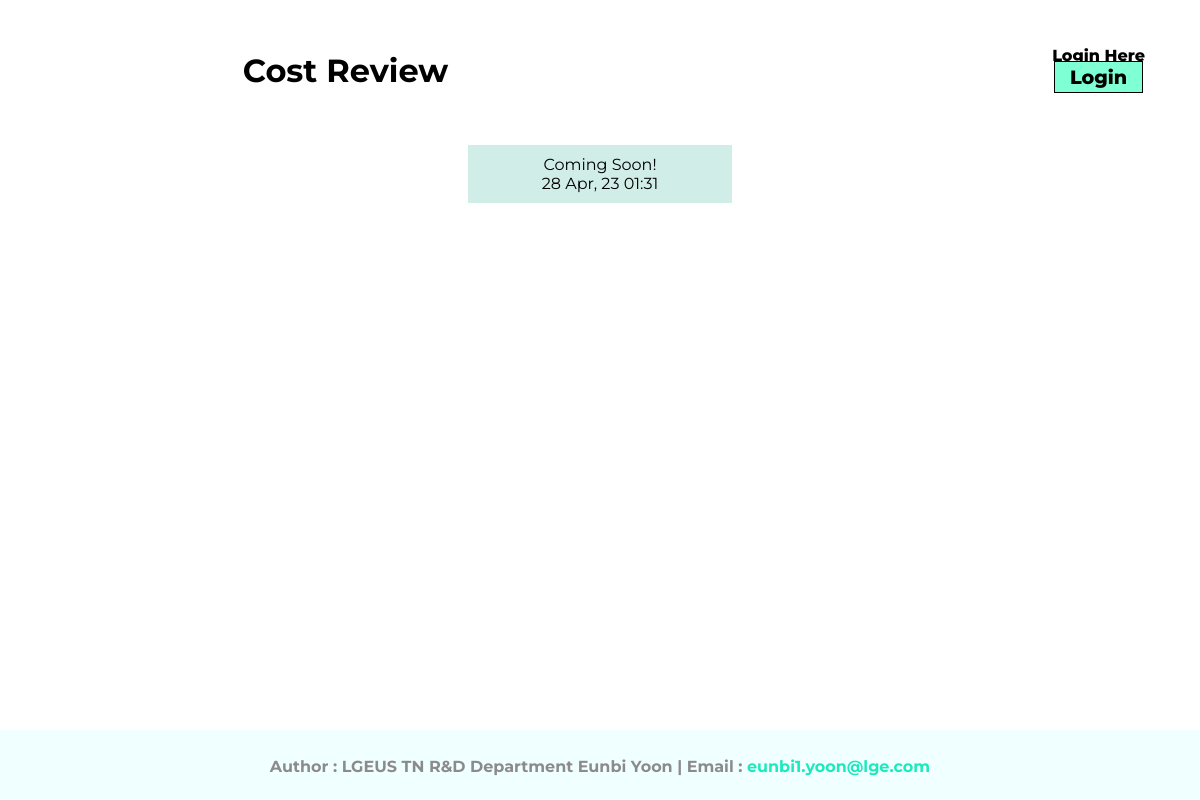
Page /cost-review/ on the committed database.
### report/models.py (models this page shows, shortened)
class Category(models.Model):
    title=models.CharField(max_length=255)
    slug=models.SlugField()
    class Meta:
        verbose_name_plural='  1) Categories'

class Post(models.Model):
    category=models.ForeignKey(Category, related_name='post_model', on_delete=models.CASCADE)
    slug=models.SlugField()
    author=models.ForeignKey(User, related_name='post_user',on_delete=models.CASCADE)
    title=models.CharField(max_length=255)
    date_added=models.DateTimeField(auto_now_add=True)
    class Meta:
        verbose_name_plural='  2) Posts'

### report/views.py (the view)
# urls.py: path('<slug:slug>/', categoryView, name='category_url')
def categoryView(request, slug):
    category=Category.objects.get(slug=slug)
    context={
        'category_pair':category
    }
    return render(request,'category.html', context)

### templates/category.html (shortened to what this page needs)
{% extends 'base.html' %}
{% block name %}{{ category_pair.title }}{% endblock %}
{% block container %}
    <div class="category">
        {% for cat in category_pair.post_model.all %}
            <a href="{% url 'detail_url' cat.slug cat.id%}">
                <div class="category-detail">
                    {{ cat.title }}
                    <br/>{{ cat.date_added|date:"d M, y h:i" }}
                </div>
            </a>
        {% endfor %}
    </div>
{% endblock %}

### statics/css/style3.css (style rules this page uses)
body { margin:auto; font-family: 'Montserrat'; overflow-y: scroll; height:100% }
.category { text-align: center; margin-top:30px; }
.category a { text-decoration:none; margin-top: 50px;; }
.category .category-detail { background-color: #d0ede7; color:black; margin: auto; border:1px solid rgb(255, 255, 255); width:30%; margin:5px auto; padding:10px; font-size:1rem }

### rows in the picture
Category: title "Cost Review"
Post: title "Coming Soon!", date_added "28 Apr, 23 01:31"
